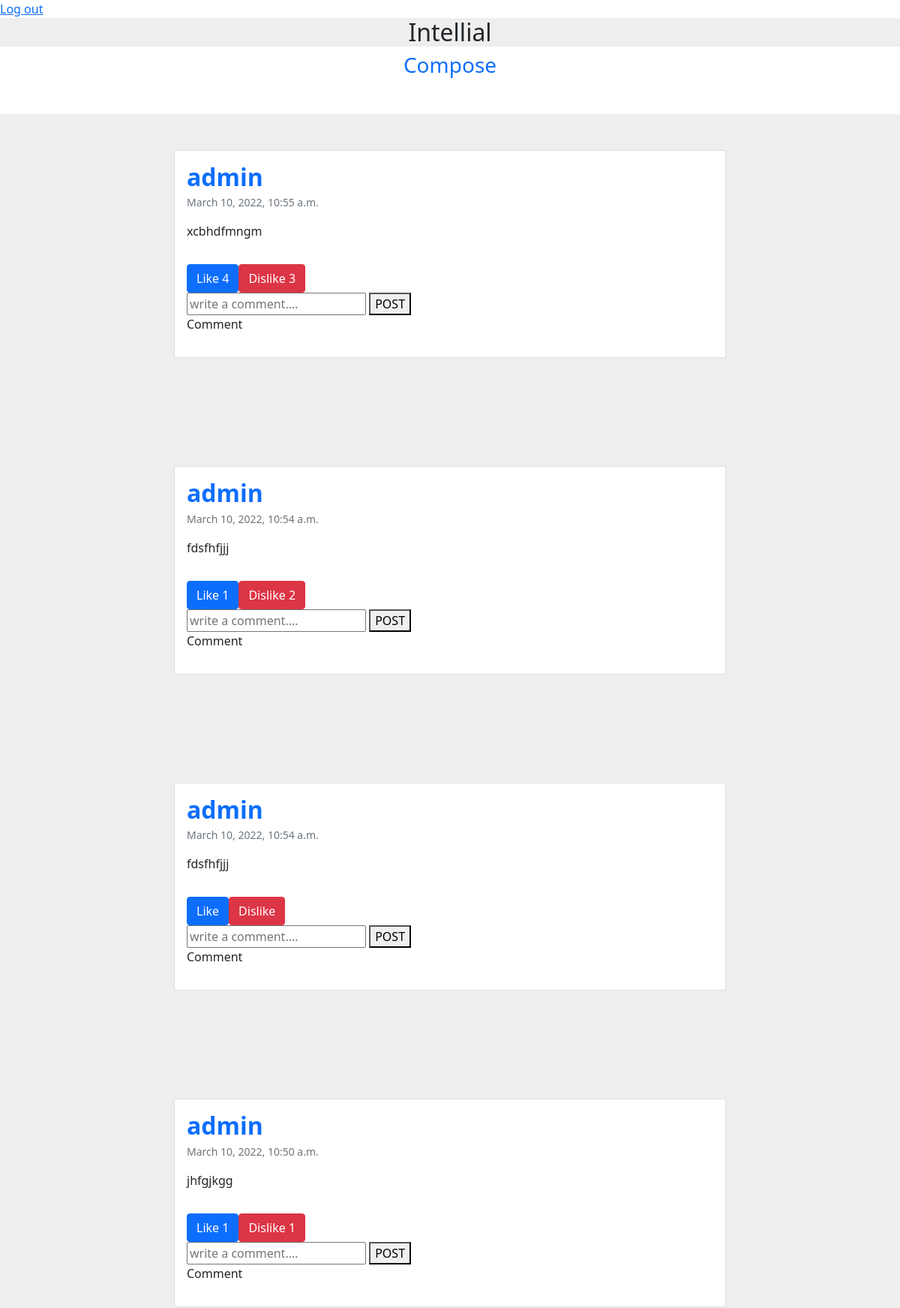
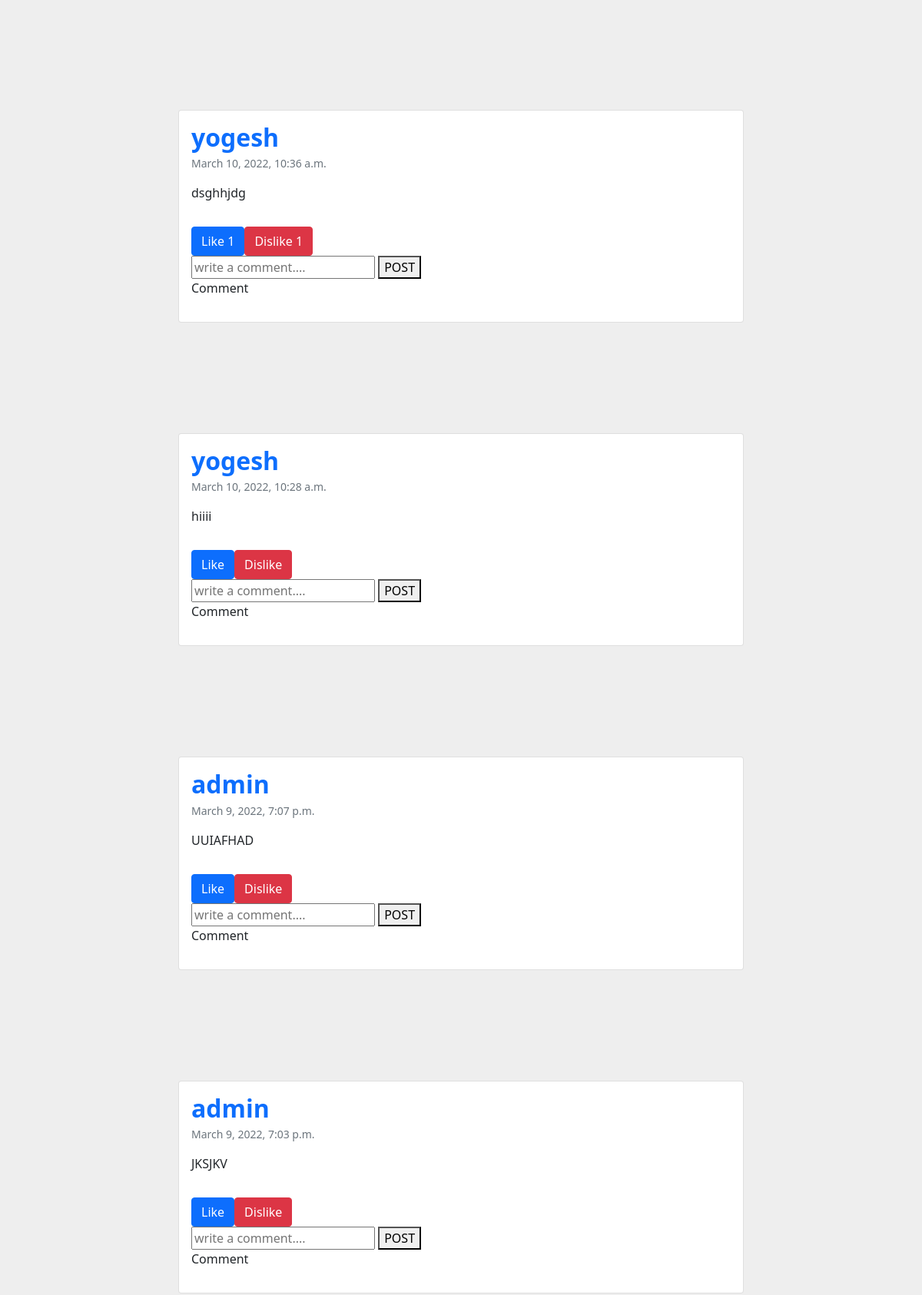
/posts/ (upper part), run on the app's committed database (2 pictures, top to bottom).
### post_app/models.py (models this page shows, shortened)
class Post(models.Model):
    user = models.ForeignKey(User,on_delete=models.CASCADE)
    post_message = models.TextField(max_length=100)
    created = models.DateTimeField(auto_now_add=True)
    likes = models.ManyToManyField(User,related_name='likes',blank=True )

### post_app/views.py (the view)
# urls.py: path('posts/',posts,name='posts'),
def posts(request):
    post = Post.objects.values("id","user__username","post_message","created").order_by('-created')
    comments = Comment.objects.values("comment","post_id","user__username","created",'id').order_by('-created')
    likes = Like.objects.values("post_id","like")
    like_d = {}
    dislike = {}
    for like in likes:
        if like['like'] is True:
            if like["post_id"] in like_d and like['post_id'] in dislike :
                like_d[like["post_id"]] += 1
            else:
                like_d[like["post_id"]] = 1
        else:
            if like["post_id"] in dislike:
                dislike[like["post_id"]] += 1
            else:
                dislike[like["post_id"]] = 1
    comment_count = (Comment.objects.values('post_id').annotate(comment_count=Count('comment')))
    likes_count = (Post.objects.values('id').annotate(likes_count=Count('likes')))
    return render(request,'posts.html',{'post':post,'comments':comments,'comment_count':comment_count,'dislikes_count':dislike,'likes_count':like_d})

### post_app/templates/posts.html (shortened to what this page needs)
<!DOCTYPE html>
<html lang="en">
<head>
    <link href="https://cdn.jsdelivr.net/npm/bootstrap@5.1.3/dist/css/bootstrap.min.css" rel="stylesheet"
>
</head>
<body>
    <div>
        <a href="{% url 'logout' %}">Log out</a>
    </div>
    <center>
        <div>
            <h2 style="background-color: #eee;">Intellial</h2>
        </div>
    </center>
    <center>
        <div>
            <h3 id="postbtn" class="text-primary mb-1">Compose</h3>
        </div>
    </center>
    <section style="background-color: #eee;">
        {% for i in post %}
        <div class="container my-5 py-5">
            <div class="row d-flex justify-content-center">
                <div class="col-md-12 col-lg-10 col-xl-8">
                    <div class="card">
                        <div class="card-body">
                            <div class="d-flex flex-start align-items-center">
                                <div>
                                    <h2 class="fw-bold text-primary mb-1">{{i.user__username}}</h2>
                                    <p class="text-muted small mb-0">
                                        {{i.created}}
                                    </p>
                                </div>
                            </div>
                            <p class="mt-3 mb-4 pb-2">{{i.post_message}}
                            </p>
                            <div class="small d-flex justify-content-start">
                                <form action="/like_post/like/{{i.id}}/" method="post">
                                    <button type='submit' name='post_id' value="{{ i.id }}" id="like"
                                        class="btn btn-primary">
                                        Like
                                        {% for key,value in likes_count.items %}
                                        {% if i.id == key %}
                                        {{value}}
                                        {% endif %}
                                        {% endfor %}
                                    </button>
                                </form>
                                <form action="/like_post/dislike/{{i.id}}/" method="post">
                                    <button type='submit' name='post_id' value="{{ i.id }}" id="like"
                                        class="btn btn-danger">
                                        Dislike
                                        {% for key , value in dislikes_count.items %}
                                        {% if key == i.id %}
                                        {{value}}
                                        {% endif %}
                                        {% endfor %}
                                    </button>
                                </form>
                            </div>
                            <form action="{% url 'comments' id=i.id %}" method="post">
                                <div class="div">
                                    <input type="text" name="comment" class="comment" placeholder="write a comment...."
                                        required>
                                    <button type=" submit">POST</button>
                                </div>
                            </form>
                            <div class="main">
                                <p class="comment">Comment
                                </p>
                            </div>
                        </div>
                    </div>
                </div>
            </div>
        </div>
        {% endfor %}
    </section>
</body>
</html>

### data on the page
Post: user__username "admin", created "March 10, 2022, 10:55 a.m.", post_message "xcbhdfmngm", {{ i.id }} 114 (drawn), likes_count "4", dislikes_count "3"
Post: user__username "admin", created "March 10, 2022, 10:54 a.m.", post_message "fdsfhfjjj", {{ i.id }} 113 (drawn), likes_count "1", dislikes_count "2"
Post: user__username "admin", created "March 10, 2022, 10:54 a.m.", post_message "fdsfhfjjj", {{ i.id }} 112 (drawn)
Post: user__username "admin", created "March 10, 2022, 10:50 a.m.", post_message "jhfgjkgg", {{ i.id }} 106 (drawn), likes_count "1", dislikes_count "1"
Post: user__username "yogesh", created "March 10, 2022, 10:36 a.m.", post_message "dsghhjdg", {{ i.id }} 97 (drawn), likes_count "1", dislikes_count "1"
Post: user__username "yogesh", created "March 10, 2022, 10:28 a.m.", post_message "hiiii", {{ i.id }} 96 (drawn)
Post: user__username "admin", created "March 9, 2022, 7:07 p.m.", post_message "UUIAFHAD", {{ i.id }} 88 (drawn)
Post: user__username "admin", created "March 9, 2022, 7:03 p.m.", post_message "JKSJKV", {{ i.id }} 87 (drawn)
